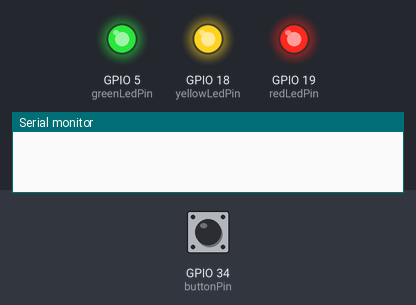
Bench run of a program on a simulated ESP32. On the bench: output pins drawn as LEDs (lit = HIGH), the last lines printed to the serial monitor. Dashed ring = blinking. The test bench sets the inputs (shaded band); at power-on: GPIO 34 (buttonPin) HIGH.

Above: at 1.2 s.
1.3 s: GPIO 34 (buttonPin) pulled LOW for 0.15 s
At 2.3 s:
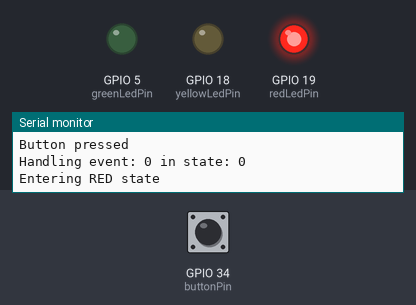
4.4 s: GPIO 34 (buttonPin) pulled LOW for 1 s
At 4.9 s:
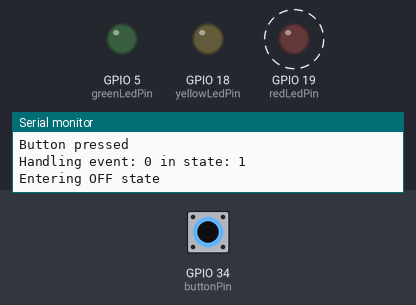
7.4 s: GPIO 34 (buttonPin) pulled LOW for 0.15 s
At 8.2 s:
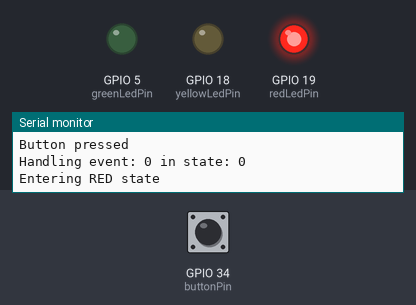
10.5 s: GPIO 34 (buttonPin) pulled LOW for 3.2 s
15.2 s: GPIO 34 (buttonPin) pulled LOW for 0.15 s
At 21.5 s:
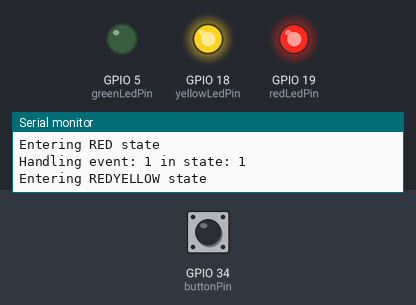
Timing chart, 0 to 27.7 s (numbered marks = the images above; inputs shaded):
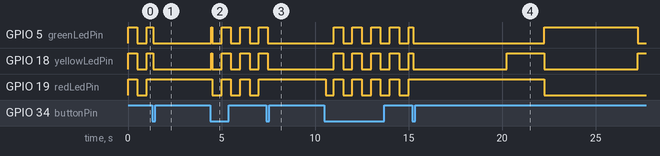

Measured:
- after the input at 1.3 s, GPIO 19 (redLedPin): stops changing and stays HIGH
- after the input at 4.4 s, GPIO 5 (greenLedPin): LOW → HIGH after 0.06 s, then repeats every 1.0 s: LOW 0.50 s, HIGH 0.50 s; GPIO 19 (redLedPin): alternates HIGH for 0.50 s and LOW for 0.50 s, starting after 0.10 s
- after the input at 7.4 s, GPIO 19 (redLedPin): stops changing and stays HIGH
- after the input at 15.2 s, GPIO 18 (yellowLedPin): alternates HIGH for 2.0 s and LOW for 5.0 s, starting after 0.06 s
- by itself, GPIO 18 (yellowLedPin): alternates HIGH for 0.50 s and LOW for 0.50 s

The program:

main.cpp
```cpp
#include <Arduino.h>

constexpr uint8_t redLedPin = 19;
constexpr uint8_t yellowLedPin = 18;
constexpr uint8_t greenLedPin = 5;
constexpr uint8_t buttonPin = 34;

enum TrafficLightState
{
  OFF,
  RED,
  REDYELLOW,
  YELLOW,
  GREEN,
};

enum TrafficLightEvent
{
  ONOFF,
  NEXT,
};

void handleEvent(TrafficLightEvent event);

TrafficLightState state = TrafficLightState::OFF;
uint64_t nextTransitionTime = 0;

void setup()
{
  Serial.begin(115200);
  pinMode(redLedPin, OUTPUT);
  pinMode(yellowLedPin, OUTPUT);
  pinMode(greenLedPin, OUTPUT);
  pinMode(buttonPin, INPUT);
}

void loop()
{
  static bool lastButtonState = HIGH;
  bool currentButtonState = digitalRead(buttonPin);
  if (currentButtonState == LOW && lastButtonState == HIGH)
  {
    delay(60);                         // Debounce delay
    if (digitalRead(buttonPin) == LOW) // Check again after debounce
    {
      Serial.println("Button pressed");
      handleEvent(ONOFF);
    }
  }
  lastButtonState = currentButtonState;

  if (state == OFF)
  {
    if (millis() % 1000 < 500) // Blink every 500 ms
    {
      digitalWrite(redLedPin, HIGH);
      digitalWrite(yellowLedPin, HIGH);
      digitalWrite(greenLedPin, HIGH);
    }
    else
    {
      digitalWrite(redLedPin, LOW);
      digitalWrite(yellowLedPin, LOW);
      digitalWrite(greenLedPin, LOW);
    }
  }
  else
  {
    if (millis() >= nextTransitionTime)
    {
      handleEvent(NEXT);
    }
  }
}

void enterState(const TrafficLightState newState)
{
  state = newState;

  switch (state)
  {
  case OFF:
    Serial.println("Entering OFF state");
    digitalWrite(redLedPin, LOW);
    digitalWrite(yellowLedPin, LOW);
    digitalWrite(greenLedPin, LOW);
    break;
  case RED:
    Serial.println("Entering RED state");
    digitalWrite(redLedPin, HIGH);
    digitalWrite(yellowLedPin, LOW);
    digitalWrite(greenLedPin, LOW);
    nextTransitionTime = millis() + 5000;
    break;
  case REDYELLOW:
    Serial.println("Entering REDYELLOW state");
    digitalWrite(redLedPin, HIGH);
    digitalWrite(yellowLedPin, HIGH);
    digitalWrite(greenLedPin, LOW);
    nextTransitionTime = millis() + 2000;
    break;
  case YELLOW:
    Serial.println("Entering YELLOW state");
    digitalWrite(redLedPin, LOW);
    digitalWrite(yellowLedPin, HIGH);
    digitalWrite(greenLedPin, LOW);
    nextTransitionTime = millis() + 2000;
    break;
  case GREEN:
    Serial.println("Entering GREEN state");
    digitalWrite(redLedPin, LOW);
    digitalWrite(yellowLedPin, LOW);
    digitalWrite(greenLedPin, HIGH);
    nextTransitionTime = millis() + 5000;
    break;
  }
}

void handleEvent(const TrafficLightEvent event)
{
  Serial.printf("Handling event: %d in state: %d\r\n", event, state);
  switch (state)
  {
  case OFF:
    if (event == ONOFF)
    {
      enterState(RED);
    }
    break;
  case RED:
    if (event == ONOFF)
    {
      enterState(OFF);
    }
    else if (event == NEXT)
    {
      enterState(REDYELLOW);
    }
    break;
  case REDYELLOW:
    if (event == ONOFF)
    {
      enterState(OFF);
    }
    else if (event == NEXT)
    {
      enterState(GREEN);
    }
    break;
  case GREEN:
    if (event == ONOFF)
    {
      enterState(OFF);
    }
    else if (event == NEXT)
    {
      enterState(YELLOW);
    }
    break;
  case YELLOW:
    if (event == ONOFF)
    {
      enterState(OFF);
    }
    else if (event == NEXT)
    {
      enterState(RED);
    }
    break;
  }
}
```
